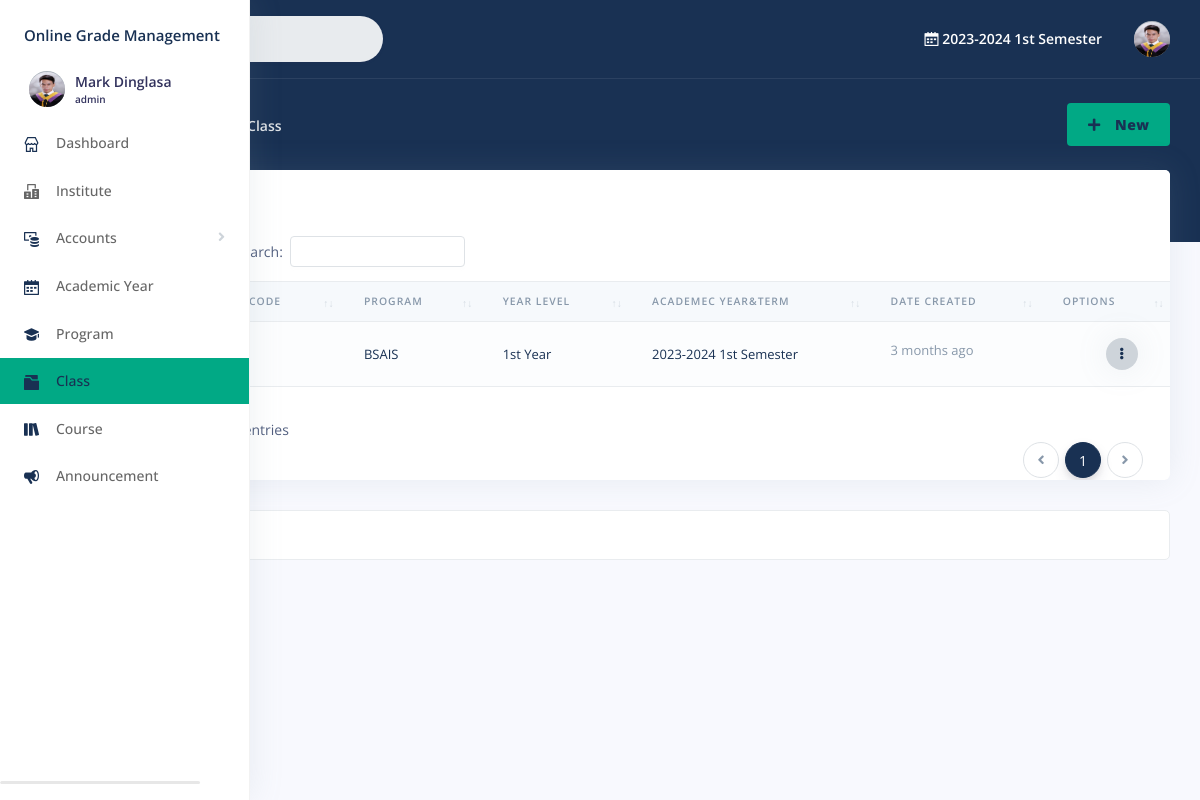
Screenshot of /admin/class.php (signed in) with the database file from the repository.
### tables this page shows
CREATE TABLE `user` (
  `id` int(11) NOT NULL,
  `type` text NOT NULL,
  `username` text NOT NULL,
  `password` text NOT NULL,
  `firstname` text NOT NULL,
  `middlename` text DEFAULT NULL,
  `lastname` text NOT NULL,
  `gender` text DEFAULT NULL,
  `birthdate` date DEFAULT NULL,
  `address` text DEFAULT NULL,
  `phone_no` text DEFAULT NULL,
  `profileImage` text DEFAULT NULL,
  `isPasswordChanged` int(11) NOT NULL,
  `status` int(11) NOT NULL,
  `updated_on` datetime DEFAULT NULL,
  `created_on` datetime NOT NULL
);

CREATE TABLE `period` (
  `id` int(22) NOT NULL,
  `year` text NOT NULL,
  `term` int(11) NOT NULL,
  `status` int(11) NOT NULL,
  `updated_on` datetime DEFAULT NULL,
  `created_on` datetime NOT NULL
);

CREATE TABLE `class` (
  `id` int(20) NOT NULL,
  `class_code` text NOT NULL,
  `institute_id` int(20) DEFAULT NULL,
  `program_id` int(20) NOT NULL,
  `level` int(11) NOT NULL,
  `period_id` int(11) NOT NULL,
  `slot` int(22) DEFAULT NULL,
  `isSet` int(11) NOT NULL,
  `updated_on` datetime DEFAULT NULL,
  `created_on` datetime NOT NULL
);

CREATE TABLE `program` (
  `id` int(20) NOT NULL,
  `name` text NOT NULL,
  `description` text NOT NULL,
  `institute_id` int(20) NOT NULL,
  `updated_on` datetime NOT NULL,
  `created_on` datetime NOT NULL
);

### admin/include/session.php (called while the page is built, shortened)
<?php
	include '../include/conn.php';
		if($_SESSION['type']=='admin'){
			$stmt = $con->prepare("SELECT * FROM `user` WHERE `id` = ? LIMIT 1");
			$stmt->execute([$_SESSION['admin']]);
			$user = $stmt->fetch(PDO::FETCH_ASSOC);;
		}else{
			echo"<script>window.location.href='../403.php';</script>";
		}

### include/function.php (called while the page is built, shortened)
<?php
	function dbconnect(){
		$DB_HOST='localhost';
		$DB_NAME='dbphilsca';
		$DB_USER='root';
		$DB_PASS='';
		$DB_CHARSET='utf8mb4';
		$dsn = "mysql:host=$DB_HOST;dbname=$DB_NAME;charset=$DB_CHARSET";
		$options = [
			PDO::ATTR_ERRMODE => PDO::ERRMODE_EXCEPTION,
			PDO::ATTR_DEFAULT_FETCH_MODE => PDO::FETCH_ASSOC,
			PDO::ATTR_EMULATE_PREPARES => false,
		];
		try {
			$pdo = new PDO($dsn, $DB_USER, $DB_PASS, $options);
		} catch (PDOException $e) {
			echo "Connection failed: " . $e->getMessage();
			exit;
		}
		return $pdo;
	}
	function getrecord($table, $fields, $data) {
		try {
			$con = dbconnect();
			$fld = implode("=? AND ", $fields) . "=?";
			$sql = "SELECT * FROM `$table` WHERE $fld LIMIT 1";
			$stmt = $con->prepare($sql);
			$stmt->execute($data);
			$row = $stmt->fetch(PDO::FETCH_ASSOC);
		} catch (Exception $e) {
			$_SESSION['error'] = 'Something went wrong: ' . $e->getMessage();
			error_log($e->getMessage(), 0);
			return null;
		}
		$con = null;
		return $row;
	}
	function created_on($createdDatetime){
		$createdDate = new DateTime($createdDatetime);
		$currentDate = new DateTime();
		$interval = $currentDate->diff($createdDate);
		$years = $interval->y;
		$months = $interval->m;
		$days = $interval->d;
		$hours = $interval->h;
		$minutes = $interval->i;
		$date='';
		if ($years > 0) {
			if($years==1){
				$text='year ago';
			}else{
				$text='years ago';
			}
			$date=$years.' '.$text ;
		} elseif ($months > 0) {
			if($months==1){
				$text='month ago';
			}else{
				$text='months ago';
			}
			$date= $months.' '.$text ;
		} else {
			$date ='Just now';
		}
		return $date;
	}
	function short_text($text){
		if(!empty($text)){
			return $text;
		}
	}
	function formatDate($date) {
		$dateTime = new DateTime($date);
		$formattedDate = $dateTime->format('F j, Y');
		return $formattedDate;
	}

### admin/class.php (the view, shortened to what this page needs)
<?php
	include("include/session.php");
	$parentpage='';
	$page=$currentpage='Class';
	include("include/header.php");
	$content_right='<a type="button" data-toggle="modal" data-target="#modal-form" class="btn btn-round btn-icon bg-green text-primary" >
					  <span class="btn-inner--icon text-primary font-weight-bolder"><i class="fas fa-plus"></i></span>
					  <span class="btn-inner--text text-primary font-weight-bolder"> New</span>
					</a>';
	?>
	</head>
	<?php include("include/sidebar.php"); ?>
	<div class="main-content" id="panel">
		<?php
			include("include/topnav.php");
			include("include/breadcrumbs.php");
		?>
			<div class="container-fluid mt--6">
				  <div class="row">
					<div class="col">
					<div class="card">
					<div class="card-header border-0">
					  <div class="row">
						<div class="col-6">
						  <h3 class="mb-0">Class</h3>
						</div>
						<div class="col-6 text-right">
						</div>
					  </div>
					</div>
					<div class="table-responsive">
              			<table class="table align-items-center table-flush table-striped" id="datatable-buttons">
                			<thead class="thead-light">
						  <tr>
							<th>No.</th>
							<th>Class Code</th>
							<th>Program</th>
							<th>Year Level</th>
							<th>Academec Year&Term</th>
							<th>Date Created</th>
							<th>Options</th>
						  </tr>
						</thead>
						<tbody>
							<?php
							try{
								$sql = "SELECT *,`class`.`id` AS `class_id`,
								`program`.`name` AS `program_name`,
								`program`.`id` AS `program_id`,
								`period`.`id` AS `period_id`,
								`period`.`year` AS `period_year`,
								`period`.`term` AS `period_term`
								FROM `class`
								INNER JOIN `program` ON `program`.`id` = `class`.`program_id`
								INNER JOIN `period` ON `period`.`id` = `class`.`period_id`
								";
								$query = $con->query($sql);
								$cnt = 0;
								while ($row = $query->fetch(PDO::FETCH_ASSOC)) {
									$cnt++;
							?>
						  <tr>
						  	<td class="text-muted"><?php echo ''.$cnt;?></td>
							<td class="text-primary">
								<b>
							  </b>
							</td>
							<td>
								<span class="text-primary">
									<?php
										$description = isset($row['program_name']) ? htmlspecialchars(short_text($row['program_name']), ENT_QUOTES, 'UTF-8') : '';
										echo $description;
									?>
								</span>
							</td>
							<td>
								<span class="text-primary">
									<?php
										if($row['level']=='1'){
											echo "1st Year";
										}
									?>
								</span>
							</td>
							<td>
								<span class="text-primary">
									<?php
										$year = isset($row['period_year']) ? htmlspecialchars(short_text($row['period_year']), ENT_QUOTES, 'UTF-8') : '';
										if($row['period_term']=='1'){
											$term='1st Semester';
										}
										echo $year.' '.$term;
									?>
								</span>
							</td>
							<td>
							  <span class="text-muted"><?php
							  $created_on = isset($row['created_on']) ? htmlspecialchars(created_on($row['created_on']), ENT_QUOTES, 'UTF-8') : '';
							  ?><label title="<?php echo formatDate($created_on); ?>"> <?php echo $created_on; ?></label>
							  </span>
							</td>
							<td class="text-right">
							  <div class="dropdown">
								<a class="btn btn-sm btn-icon-only bg-light rounded-circle shadow text-primary" href="#" role="button" data-toggle="dropdown" aria-haspopup="true" aria-expanded="false">
									<i class="fas fa-ellipsis-v"></i>
								</a>
							  </div>
							</td>
						  </tr>
						  <?php  }
							}catch(Exception $e){
								$_SESSION['error']='Something went wrong in accessing scholarship program data.';
							}?>
						</tbody>
					  </table>
					</div>
				</div>
			</div>
		</div>
	<?php
		include("include/footer.php");
    ?>
        </div>
      </div>
</body>
</html>

### admin/include/sidebar.php (shortened to what this page needs)
<body>
  <nav class="sidenav navbar navbar-vertical fixed-left navbar-expand-xs navbar-light bg-white " id="sidenav-main">
    <div class="scrollbar-inner">
      <div class="sidenav-header d-flex align-items-center">
        <a class="navbar-brand" href="./" style="width:">
          <h4 class="text-primary">Online Grade Management</h4>
        </a>
          <div class="navbar-brand sidebar-user text-left">
            <a href="profile.php">
            <span class="avatar avatar-sm rounded-circle" >
              <?php $userphoto = $user['profileImage'];
                if ($userphoto == "") :
              ?>
              <img src="img/profile.png" alt="Image placeholder">
              <?php else : ?>
                <img alt="Image placeholder" src="img/<?php echo htmlentities($userphoto); ?>" style="width:40px;height:35px;border-radius:50%;">
              <?php endif; ?>
            </span>
            <span >
              <h5 class=" m-0 text-sm  font-weight-bold">
                <?php echo  htmlentities($user['firstname'].' '.$user['lastname']);  ?>
              </h5>
              <h6 class="text-overflow m-0" data-toggle="tooltip" data-placement="left" title="User">
                <?php echo htmlentities($_SESSION['type']);  ?>
              </h6>
            </span>
            </a>
          </div>
        <div class="ml-auto">
          <div class="sidenav-toggler d-none d-xl-block" data-action="sidenav-unpin" data-target="#sidenav-main">
          </div>
        </div>
      </div>
      <br>
      <div class="navbar-inner">
        <div class="collapse navbar-collapse" id="sidenav-collapse-main">
          <ul class="navbar-nav">
            <li class="nav-item">
              <a class="nav-link <?php echo ($parentpage == "dashboard" ? "bg-green  text-primary" : "") ?>" href="./">
                <i class="ni ni-shop text-primary"></i>
                <span class="nav-link-text">Dashboard</span>
              </a>
            </li>
            <li class="nav-item">
              <a class="nav-link <?php echo ($page == "Institute" ? "bg-green  text-primary " : "") ?>" href="institute.php">
                <i class="ni ni-building "></i>
                <span class="nav-link-text">Institute</span>
              </a>
            </li>
            <li class="nav-item">
              <a class="nav-link <?php echo ($parentpage == "Account" ? "bg-green  text-primary" : "") ?>" href="#navbar-dataakun" data-toggle="collapse" role="button" aria-expanded="<?php echo ($parentpage == "account" ? "true" : "false") ?>" aria-controls="navbar-dataaccount">
                <i class="ni ni-money-coins text-primary"></i>
                <span class="nav-link-text">Accounts</span>
              </a>
            </li>
            <li class="nav-item">
              <a class="nav-link <?php echo ($page == "Period" ? "bg-green  text-primary" : "") ?>" href="period.php">
                <i class="ni ni-calendar-grid-58  text-primary"></i>
                <span class="nav-link-text">Academic Year</span>
              </a>
            </li>
            <li class="nav-item">
              <a class="nav-link <?php echo ($page == "Program" ? "bg-green  text-primary" : "") ?>" href="program.php">
                <i class="ni ni-hat-3 text-primary"></i>
                <span class="nav-link-text">Program</span>
              </a>
            </li>
            <li class="nav-item">
              <a class="nav-link <?php echo ($page == "Class" ? "bg-green  text-primary" : "") ?>" href="class.php">
                <i class="ni ni-folder-17  text-primary"></i>
                <span class="nav-link-text">Class</span>
              </a>
            </li>
            <li class="nav-item">
              <a class="nav-link <?php echo ($page == "Course" ? "bg-green  text-primary" : "") ?>" href="course.php">
                <i class="ni ni-books text-primary"></i>
                <span class="nav-link-text">Course</span>
              </a>
            </li>
			      <li class="nav-item">
              <a class="nav-link <?php echo ($page == "announcement" ? "bg-green  text-primary" : "") ?>" href="announcement.php">
                <i class="ni ni-notification-70 text-primary"></i>
                <span class="nav-link-text">Announcement</span>
              </a>
            </li>
          </ul>
        </div>
      </div>
    </div>
  </nav>

### admin/include/topnav.php (shortened to what this page needs)
<?php
  include '../include/conn.php';
	include("include/session.php");
?>
  <nav class="navbar navbar-top navbar-expand navbar-dark bg-primary border-bottom">
    <div class="container-fluid">
      <div class="collapse navbar-collapse" id="navbarSupportedContent">
        <form class="navbar-search navbar-search-light form-inline mr-sm-3" id="navbar-search-main">
          <div class="form-group mb-0">
            <div class="input-group input-group-alternative input-group-merge">
              <div class="input-group-prepend">
                <span class="input-group-text"><i class="fas fa-search"></i></span>
              </div>
              <input class="form-control" placeholder="Search Page ..." onkeyup="showResult(this.value)" type="text">
            </div>
          </div>
        </form>
        <ul class="navbar-nav align-items-center ml-md-auto">
          <li class="nav-item dropdown">
            <p class="nav-link mb-0 text-sm  font-weight-bold text-white" href="#">
              <i class="ni ni-calendar-grid-58"></i>
              <?php
                try {
                    $query = "SELECT * FROM `period` WHERE `status` = '1' LIMIT 1";
                    $stmt = $con->prepare($query);
                    $stmt->execute();
                    $result = $stmt->fetch(PDO::FETCH_ASSOC);
                    if ($result) {
                        echo $result['year'] . " ";
                        if ($result['term'] == '1') echo "1st Semester";
                        else if ($result['term'] == '2')  echo "2nd Semester";
                        else if ($result['term'] == '3')  echo "Summer";
                        else  echo "Unknown Term";
                    } else echo "No active period found.";
                } catch (PDOException $e) { echo "Error: " . $e->getMessage(); }
              ?>
            </p>
          </li>
        </ul>
        <ul class="navbar-nav align-items-center ml-auto ml-md-0">
          <li class="nav-item dropdown">
            <a class="nav-link pr-0" href="#" role="button" data-toggle="dropdown" aria-haspopup="true" aria-expanded="false">
              <div class="media align-items-center">
                  <span class="avatar avatar-sm rounded-circle">
                    <?php $userphoto = $user['profileImage'];
                    if ($userphoto == "") :?><img src="img/profile.png" alt="Image placeholder">
                    <?php else : ?><img alt="Image placeholder" src="img/<?php echo htmlentities($userphoto); ?>" style="width:40px;height:35px;border-radius:50%;"><?php endif; ?>
                  </span>
              </div>
            </a>
          </li>
        </ul>
    </div>
  </nav>

### assets/css/style.css (style rules this page uses)
:root { --blue: #5e72e4; --indigo: #5603ad; --purple: #8965e0; --pink: #f3a4b5; --red: #f5365c; --orange: #fb6340; --yellow: #ffd600; --green: #01A985; --green2: #128C7E; --green3: #075E54; --teal: #11cdef; --cyan: #2bffc6; --white: #fff; --gray: #8898aa; --gray-dark: #32325d; --light: #ced4da; --lighter: #e9ecef; --primary: #193153; --secondary: #f7fafc; --success: #2dce89; --info: #11cdef; --warning: #fb6340; --danger: #f5365c; --light: #adb5bd; --dark: #212529; --default: #172b4d; --white: #fff; --neutral: #fff; --darker: black; --breakpoint-xs: 0; --breakpoint-sm: 576px; --breakpoint-md: 768px; --breakpoint-lg: 992px; --breakpoint-xl: 1200px; --font-family-sans-serif: Open Sans, sans-serif; --font-family-monospace: SFMono-Regular, Menlo, Monaco, Consolas, 'Liberation Mono', 'Courier New', monospace; }

### admin/include/sidebar.php (style rules this page uses)
.sidebar-user { border-radius: 5px; width:100%; height:50px; position:absolute; padding:10px 10px; line-height:50px; margin-top:100px; }
.sidebar-user:hover, { background:rgb(246,249,252); }
.sidebar-user span { float:left; margin:-17px 5px; }

### rows the page displays
user: profileImage (picture), firstname+lastname "Mark Dinglasa"
period: year "2023-2024"
class: program.name "BSAIS", level "1st Year", period.year "2023-2024", period.term "1st Semester", period.created_on "3 months ago"

### other values shown
$_SESSION['type'] "admin"
$currentpage "Class"
